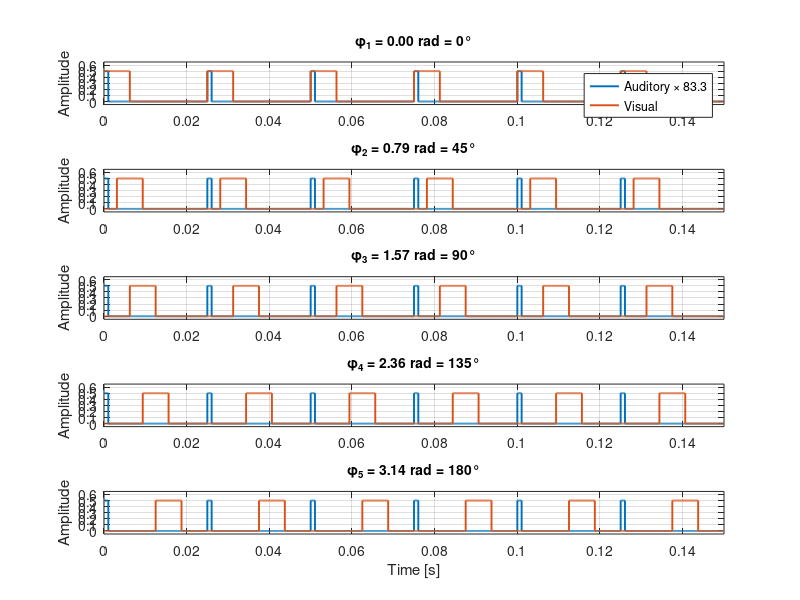

This figure's MATLAB source: (Note: this script raises an error after producing the figure.)
clear,clc

% Script to run AV gamma stimulation with phase offsets

dat.subid = 'SA4'; % subject identifier (for saving)

% Trials: (eg. 1 sec baseline, 1.5 sec stimulation)
stimrate = 40; % in hz 
fs = 48000; % 48000 sampling rate
L = 1.5; % length of stimulus block = 1 sec
Lstim = 2.5; % length of stimulus block including silence
phi = [0 pi/4 pi/2 3*pi/4 pi]; % phase shift values to run in radians
dNs = (phi./(2*pi)) .* (fs/stimrate); % phase shifts in samples
Nphi  = length(phi); % how many phase shifts?
Nreps = 120; % how many stim per phi
Ntrials = Nphi*Nreps; % how many blocks


click_len = [50 300]; % length of clicks for A and V in samples
gain = [.006 .5]; % A - V  % Audio gain 0.08: 70dB, continuoously, peak to peak 90dB ; old: 08->84dB; .12->90dB; .14->91dB .18->94dB

conds = zeros(1, Ntrials); % conditions 1 .. N (different shifts) - preallocation
for i = 1:Nreps
    idx = (i-1)*Nphi + (1:Nphi);
    conds(idx) = randperm(Nphi);
end

Ltot = Lstim*Ntrials; % total length of stimulation block
fprintf('Total stimulation time per block: %d secs\n',Ltot)
fprintf('No of blocks: %d\n',Ntrials)

try
catch 
    psychrethrow(psychlasterror); 
end

% collect experiment information in struct to be saved
dat.conditions = conds;
dat.phis = phi;
dat.click_len = click_len;
dat.starttimes = [];
dat.gain = gain;
dat.date = datestr(now);
dat.stim_dur = L;
dat.block_dur = Lstim;

%% make stimuli

t = linspace(0,Lstim-1/fs,Lstim*fs); % time one block
aclick = ones(click_len(1),1); % generate one A click
vclick = ones(click_len(2),1); % generate one V click
ons = 1:fs/stimrate:L*fs; % click onsets idx within block in samples

if max(click_len)*stimrate>L*fs || max(click_len)>max(diff(ons))
    error('click too long')
end
if length(unique(diff(ons)))>1 % distance between clicks should be constant
    warning('click rate does not match fs')
end

ya = zeros(Lstim*fs,1); % initialize one block of non-shifting (auditory)
for ii = 1:length(ons)
    ya(ons(ii):ons(ii)+length(aclick)-1,1) = aclick*gain(1);
    % alternatively AM modulated noise
end

yv = cell(1,Nphi); % phase shifted click trains (visual clicks)
for i = 1:Nphi
    dN = (phi(i)/(2*pi)) * (fs/stimrate);   % phase shift in samples
    ons_phi = 1 + dN : fs/stimrate : L*fs + dN;  % click onsets in samples
    ons_phi = round(ons_phi);

    yv{i} = zeros(Lstim*fs,1);
        
    for ii = 1:length(ons_phi)
        yv{i}(ons_phi(ii):ons_phi(ii)+length(vclick)-1,1) = vclick*gain(2);
    end
end

% make stimulus for all trials (A and V):
NsBlock = Lstim * fs;

stim = zeros(NsBlock*Ntrials, 3);

for i = 1:Ntrials
    idx = (i-1)*NsBlock + (1:NsBlock);
    stim(idx,:) = [ya ya yv{conds(i)}];
end

if Ltot~=(size(stim,1)/fs)
    error('time mismatch')
end

% triggers
trig_dur = round(1e-3*fs); % trigger duration in samples
trig_vals = 10:10:Nphi*10;
trigger = zeros(Lstim*fs,1);
trigger(1:trig_dur+1,1) = 1; 

block_ons = 1:fs*Lstim:Ltot*fs; % onset of each stimulation block

%subplot 211
%plot(stim(1:fs,:),'linewidth',2), ylim([0 0.01]), legend('auditory','visual')
%subplot 212
%plot(stim(1:fs*100,:),'linewidth',2)

%% Check the phis visually - Plots the stimulus for each phi

figure('Color','w','Name','Stimulus matrix check by phase');

plotDur = 0.15; % length of the trial to show in seconds
Ns = round(plotDur*fs);
tplot = (0:Ns-1)/fs;

% Scale auditory so it is visible next to visual
A_scale = gain(2)/gain(1);      % makes auditory peak comparable to visual
num = 1;
for p = 1:Nphi

    % Find the first trial in the randomized stimulus matrix with this phi
    trial_idx = find(conds == p, 1, 'first');

    % Samples belonging to that trial inside the full stimulus matrix
    idx0 = (trial_idx-1)*Lstim*fs + 1;
    idx = idx0 : idx0 + Ns - 1;

    auditory = stim(idx,1) * A_scale;
    visual   = stim(idx,3);

    subplot(Nphi,1,p)

    stairs(tplot, auditory, 'LineWidth', 1.4)
    hold on
    stairs(tplot, visual, 'LineWidth', 1.4)

    % Mark auditory click onsets
    aud_onsets = tplot(auditory > 0);
    vis_onsets = tplot(visual > 0);

    ylim([-0.05 0.65])
    xlim([0 plotDur])
    grid on

    title(sprintf('\\phi_{%.0f} = %.2f rad = %.0f°', num, phi(p), rad2deg(phi(p))), 'FontSize', 10, 'FontWeight','bold')

    ylabel('Amplitude')
    num = num+1;
    if p == 1
        legend(sprintf('Auditory × %.1f', A_scale), 'Visual')
    end
end

xlabel('Time [s]')
sgtitle('Auditory and visual stimulus for each phase condition')
%% init psychportaudio
try
    PsychPortAudio('GetOpenDeviceCount')
    PsychPortAudio('close');
catch
end
InitializePsychSound;
dev = PsychPortAudio('GetDevices');

devid = find_ASIO_devID; % 0 for PHYS2 HEAAUD
selectchannel =  [4 5 6 17;0 0 0 0]; %  [4 12;0 0]; ER2 + adat3
nchans =  size(selectchannel,2);
pah = PsychPortAudio('Open', devid, [], 0, fs, nchans, [], [], selectchannel);
pa_status = PsychPortAudio('GetStatus',pah);
deviceId = pa_status.OutDeviceIndex;
PsychPortAudio('Volume',pah,0);
pa_status = PsychPortAudio('GetStatus',pah);
deviceId = pa_status.OutDeviceIndex;
dev(deviceId)
PsychPortAudio('FillBuffer', pah, [stim repmat(trigger,Ntrials,1)]'); % check that nchans is correct by filling buffer
PsychPortAudio('Start', pah, 1, 0, 0, GetSecs+.1);
PsychPortAudio('Stop', pah, 1);
PsychPortAudio('Volume',pah,1);


%% RUN STIMULATION with psychtoolbox

% init triggerbox
trig = HEATriggerbox();
trig.find_triggerbox_win();
trig.connect();
if trig.is_connected()
   trig.set_trigger(trig_vals(conds(1)));
end

KbName('UnifyKeyNames');
escKey = KbName('ESCAPE');
commandwindow;
while KbCheck; end
WaitSecs(.1);
exptime = GetSecs;
fprintf('\n\nPress to begin experiment\n')
fprintf('Press ESC to exit\n\n')
KbWait(-1);

block_idx = 1;

try  
    % ListenChar(2);
    breakflag = 0;

    offset = .5;
    fprintf('Press to begin stimulation\n')

    KbWait(-1);

    tnow = GetSecs;
    PsychPortAudio('Start', pah, 1, tnow+offset);
    s = PsychPortAudio('GetStatus', pah);
    t_audio = GetSecs;
    if ~s.Active
        while 1 % wait untill audio starts
            s = PsychPortAudio('GetStatus', pah);
            [~,~,keyCode] = KbCheck(-1);
            if s.Active
                t_audio = GetSecs;
                break;
            end
            if keyCode(escKey)
                fprintf('escape\n')
                breakflag=1;
                PsychPortAudio('Stop', pah, 0);
                break;
            end
        end
    end
    fprintf('Playing\n')
    s = PsychPortAudio('GetStatus', pah);
    if s.Active
        dat.starttime = GetSecs-exptime;
        while 1 % wait untill audio stops
            s = PsychPortAudio('GetStatus', pah);
            if block_idx < Ntrials && s.ElapsedOutSamples > (block_ons(block_idx) + fs*.2) % if we have passed a block onset time
                block_idx=block_idx + 1;
                trig.set_trigger(trig_vals(conds(block_idx))); % set new trigger value
            end

            [~,~,keyCode] = KbCheck(-1);
            if ~s.Active
                break
            end
            if keyCode(escKey)
                fprintf('Escape\n')
                breakflag=1;
                PsychPortAudio('Stop', pah, 0);
                break
            end
        end
    end

    PsychPortAudio('Stop', pah, 1);

    fprintf('End of stimulation\n\n\n')
    
    
catch
    ListenChar(0);
    psychrethrow(psychlasterror);
    PsychPortAudio('Stop', pah);
end
ListenChar(0);
PsychPortAudio('Stop', pah);
trig.disconnect();
delete(trig);
save(['./_data/gammaphase_',dat.subid,'.mat'],'dat','-v7.3');
